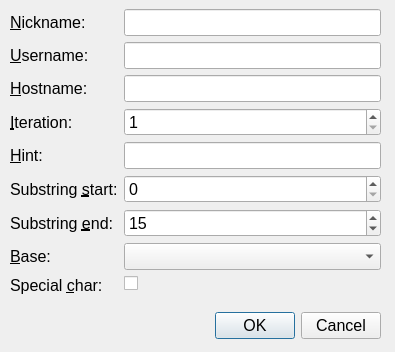
<?xml version="1.0" encoding="UTF-8"?>
<ui version="4.0">
 <class>edit_form</class>
 <widget class="QDialog" name="edit_form">
  <property name="geometry">
   <rect>
    <x>0</x>
    <y>0</y>
    <width>395</width>
    <height>352</height>
   </rect>
  </property>
  <property name="font">
   <font>
    <pointsize>12</pointsize>
   </font>
  </property>
  <property name="windowTitle">
   <string>Edit password data</string>
  </property>
  <widget class="QDialogButtonBox" name="edit_buttons">
   <property name="geometry">
    <rect>
     <x>10</x>
     <y>310</y>
     <width>371</width>
     <height>31</height>
    </rect>
   </property>
   <property name="orientation">
    <enum>Qt::Horizontal</enum>
   </property>
   <property name="standardButtons">
    <set>QDialogButtonBox::Cancel|QDialogButtonBox::Ok</set>
   </property>
  </widget>
  <widget class="QWidget" name="formLayoutWidget">
   <property name="geometry">
    <rect>
     <x>10</x>
     <y>9</y>
     <width>371</width>
     <height>291</height>
    </rect>
   </property>
   <layout class="QFormLayout" name="edit_layout">
    <item row="0" column="0">
     <widget class="QLabel" name="label_nickname">
      <property name="focusPolicy">
       <enum>Qt::TabFocus</enum>
      </property>
      <property name="text">
       <string>&amp;Nickname:</string>
      </property>
      <property name="buddy">
       <cstring>lineedit_nickname</cstring>
      </property>
     </widget>
    </item>
    <item row="0" column="1">
     <widget class="QLineEdit" name="lineedit_nickname"/>
    </item>
    <item row="1" column="0">
     <widget class="QLabel" name="label_username">
      <property name="text">
       <string>&amp;Username:</string>
      </property>
      <property name="buddy">
       <cstring>lineedit_username</cstring>
      </property>
     </widget>
    </item>
    <item row="2" column="0">
     <widget class="QLabel" name="label_hostname">
      <property name="text">
       <string>&amp;Hostname:</string>
      </property>
      <property name="buddy">
       <cstring>lineedit_hostname</cstring>
      </property>
     </widget>
    </item>
    <item row="3" column="0">
     <widget class="QLabel" name="label_iteration">
      <property name="text">
       <string>&amp;Iteration:</string>
      </property>
      <property name="buddy">
       <cstring>spinbox_iteration</cstring>
      </property>
     </widget>
    </item>
    <item row="4" column="0">
     <widget class="QLabel" name="label_hint">
      <property name="text">
       <string>&amp;Hint:</string>
      </property>
      <property name="buddy">
       <cstring>lineedit_hint</cstring>
      </property>
     </widget>
    </item>
    <item row="5" column="0">
     <widget class="QLabel" name="label_substring_start">
      <property name="text">
       <string>Substring &amp;start:</string>
      </property>
      <property name="buddy">
       <cstring>spinbox_substring_start</cstring>
      </property>
     </widget>
    </item>
    <item row="5" column="1">
     <widget class="QSpinBox" name="spinbox_substring_start"/>
    </item>
    <item row="6" column="1">
     <widget class="QSpinBox" name="spinbox_substring_end">
      <property name="value">
       <number>15</number>
      </property>
     </widget>
    </item>
    <item row="6" column="0">
     <widget class="QLabel" name="label_substring_end">
      <property name="text">
       <string>Substring &amp;end:</string>
      </property>
      <property name="buddy">
       <cstring>spinbox_substring_end</cstring>
      </property>
     </widget>
    </item>
    <item row="7" column="0">
     <widget class="QLabel" name="label_base">
      <property name="text">
       <string>&amp;Base:</string>
      </property>
      <property name="buddy">
       <cstring>combobox_base</cstring>
      </property>
     </widget>
    </item>
    <item row="7" column="1">
     <widget class="QComboBox" name="combobox_base"/>
    </item>
    <item row="8" column="0">
     <widget class="QLabel" name="label_special_char">
      <property name="text">
       <string>Special &amp;char:</string>
      </property>
      <property name="buddy">
       <cstring>checkbox_special_char</cstring>
      </property>
     </widget>
    </item>
    <item row="1" column="1">
     <widget class="QLineEdit" name="lineedit_username"/>
    </item>
    <item row="2" column="1">
     <widget class="QLineEdit" name="lineedit_hostname"/>
    </item>
    <item row="3" column="1">
     <widget class="QSpinBox" name="spinbox_iteration">
      <property name="minimum">
       <number>1</number>
      </property>
      <property name="maximum">
       <number>999999999</number>
      </property>
     </widget>
    </item>
    <item row="4" column="1">
     <widget class="QLineEdit" name="lineedit_hint"/>
    </item>
    <item row="8" column="1">
     <widget class="QCheckBox" name="checkbox_special_char">
      <property name="text">
       <string/>
      </property>
     </widget>
    </item>
   </layout>
  </widget>
 </widget>
 <tabstops>
  <tabstop>label_nickname</tabstop>
  <tabstop>lineedit_nickname</tabstop>
  <tabstop>lineedit_username</tabstop>
  <tabstop>lineedit_hostname</tabstop>
  <tabstop>spinbox_iteration</tabstop>
  <tabstop>lineedit_hint</tabstop>
  <tabstop>spinbox_substring_start</tabstop>
  <tabstop>spinbox_substring_end</tabstop>
  <tabstop>combobox_base</tabstop>
  <tabstop>checkbox_special_char</tabstop>
 </tabstops>
 <resources/>
 <connections>
  <connection>
   <sender>edit_buttons</sender>
   <signal>accepted()</signal>
   <receiver>edit_form</receiver>
   <slot>accept()</slot>
   <hints>
    <hint type="sourcelabel">
     <x>248</x>
     <y>254</y>
    </hint>
    <hint type="destinationlabel">
     <x>157</x>
     <y>274</y>
    </hint>
   </hints>
  </connection>
  <connection>
   <sender>edit_buttons</sender>
   <signal>rejected()</signal>
   <receiver>edit_form</receiver>
   <slot>reject()</slot>
   <hints>
    <hint type="sourcelabel">
     <x>316</x>
     <y>260</y>
    </hint>
    <hint type="destinationlabel">
     <x>286</x>
     <y>274</y>
    </hint>
   </hints>
  </connection>
 </connections>
</ui>
